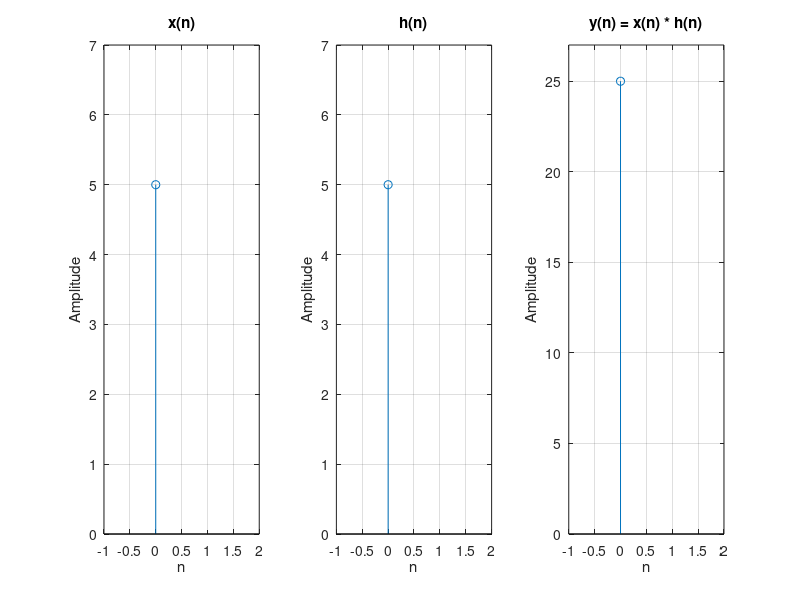

Write the MATLAB code that produced this figure.
clc;
clear all;
close all;

% Input sequences with validation
x1 = input("Enter first sequence (as a vector, e.g., [1 2 3]): ");
h1 = input("Enter second sequence (as a vector, e.g., [1 1]): ");

% Ensure inputs are vectors
if ~isvector(x1) || ~isvector(h1)
    error('Both inputs must be vectors.');
end

% Perform convolution
y1 = conv(x1, h1);
disp("The convoluted sequence is: ");
disp(y1);

% Lengths of the sequences
l = length(x1);
m = length(h1);
k = l + m - 1;

% Time indices for each signal
n1 = 0:l-1;
n2 = 0:m-1;
n3 = 0:k-1;

% Plotting
subplot(1,3,1);
stem(n1, x1, "o");
xlabel("n");
ylabel("Amplitude");
title("x(n)");
grid on;
xlim([-1 l+1]);
ylim([0 max(x1)+2]);

subplot(1,3,2);
stem(n2, h1, "o");
xlabel("n");
ylabel("Amplitude");
title("h(n)");
grid on;
xlim([-1 m+1]);
ylim([0 max(h1)+2]);

subplot(1,3,3);
stem(n3, y1, "o");
xlabel("n");
ylabel("Amplitude");
title("y(n) = x(n) * h(n)");
grid on;
xlim([-1 k+1]);
ylim([0 max(y1)+2]);